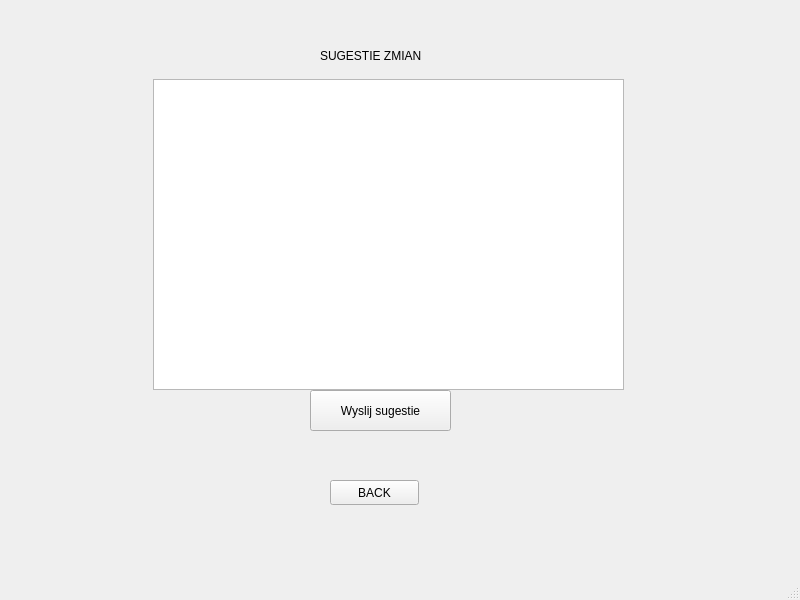
<?xml version="1.0" encoding="UTF-8"?>
<ui version="4.0">
 <class>MainWindow</class>
 <widget class="QMainWindow" name="MainWindow">
  <property name="geometry">
   <rect>
    <x>0</x>
    <y>0</y>
    <width>800</width>
    <height>600</height>
   </rect>
  </property>
  <property name="windowTitle">
   <string>MainWindow</string>
  </property>
  <widget class="QWidget" name="centralwidget">
   <widget class="QLabel" name="label">
    <property name="geometry">
     <rect>
      <x>320</x>
      <y>30</y>
      <width>171</width>
      <height>51</height>
     </rect>
    </property>
    <property name="text">
     <string>SUGESTIE ZMIAN</string>
    </property>
   </widget>
   <widget class="QTextEdit" name="textEdit">
    <property name="geometry">
     <rect>
      <x>153</x>
      <y>79</y>
      <width>471</width>
      <height>311</height>
     </rect>
    </property>
   </widget>
   <widget class="QPushButton" name="pushButton">
    <property name="geometry">
     <rect>
      <x>310</x>
      <y>390</y>
      <width>141</width>
      <height>41</height>
     </rect>
    </property>
    <property name="text">
     <string>Wyslij sugestie</string>
    </property>
   </widget>
   <widget class="QPushButton" name="pushButton_2">
    <property name="geometry">
     <rect>
      <x>330</x>
      <y>480</y>
      <width>89</width>
      <height>25</height>
     </rect>
    </property>
    <property name="text">
     <string>BACK</string>
    </property>
   </widget>
  </widget>
  <widget class="QMenuBar" name="menubar">
   <property name="geometry">
    <rect>
     <x>0</x>
     <y>0</y>
     <width>800</width>
     <height>22</height>
    </rect>
   </property>
  </widget>
  <widget class="QStatusBar" name="statusbar"/>
 </widget>
 <resources/>
 <connections/>
</ui>
